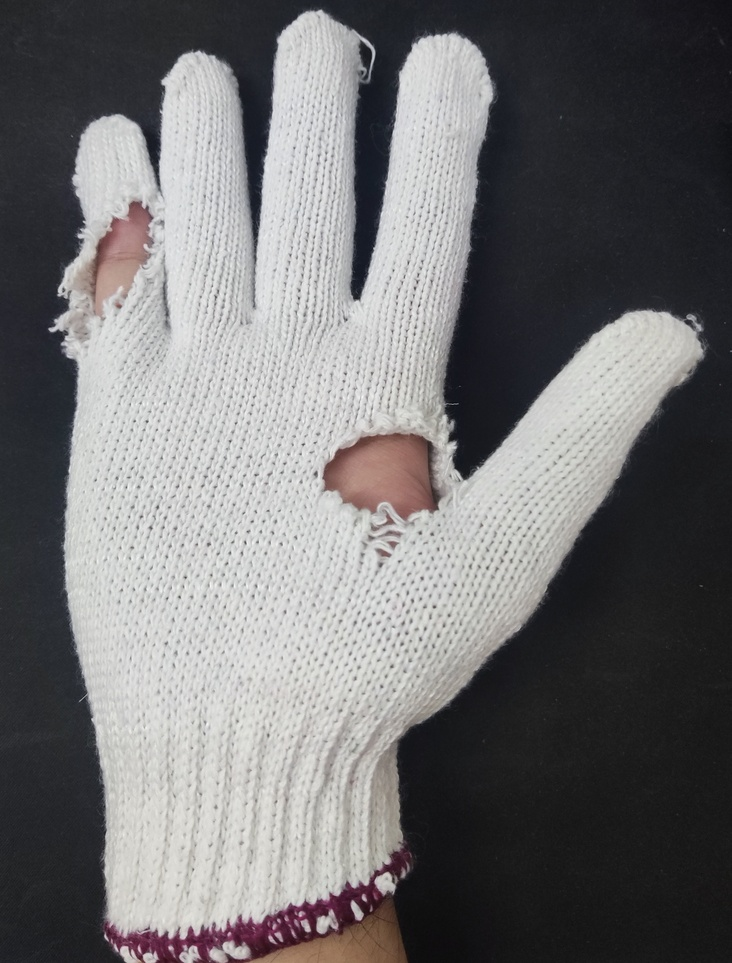
%> input picture Cotton/cotton_pic/Hole_3.jpg, 732 x 963 px, shrunk from 2250 x 2959 before the run
$ octave --eval "CottonStitchesDetector(imread('cotton_pic/Hole_3.jpg'));"   (GNU Octave 9; MATLAB toolbox functions it lacks are replaced by stand-ins)
%> lines starting %> are read from the running program, lines starting %| are printed output that depends on the picture; in (x1, y1, x2, y2) boxes, pixels count from 0 and x2, y2 are one past the last pixel; in counts of white or black regions, pixels touching at a corner belong together; the program's own positions count from 1
function CottonStitchesDetector(image)
    try
        gray_img = rgb2gray(image);
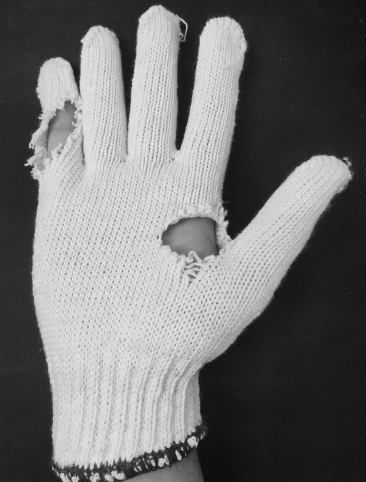
%> gray_img: size 963x732 uint8 (shown at 1/2 size); min 8, max 250, mean 113.6
        % Median filtering to remove noise
        filteredImg = medfilt2(gray_img);

        level = graythresh(filteredImg);
%> level = 0.459
        bwImg = imbinarize(filteredImg, level);
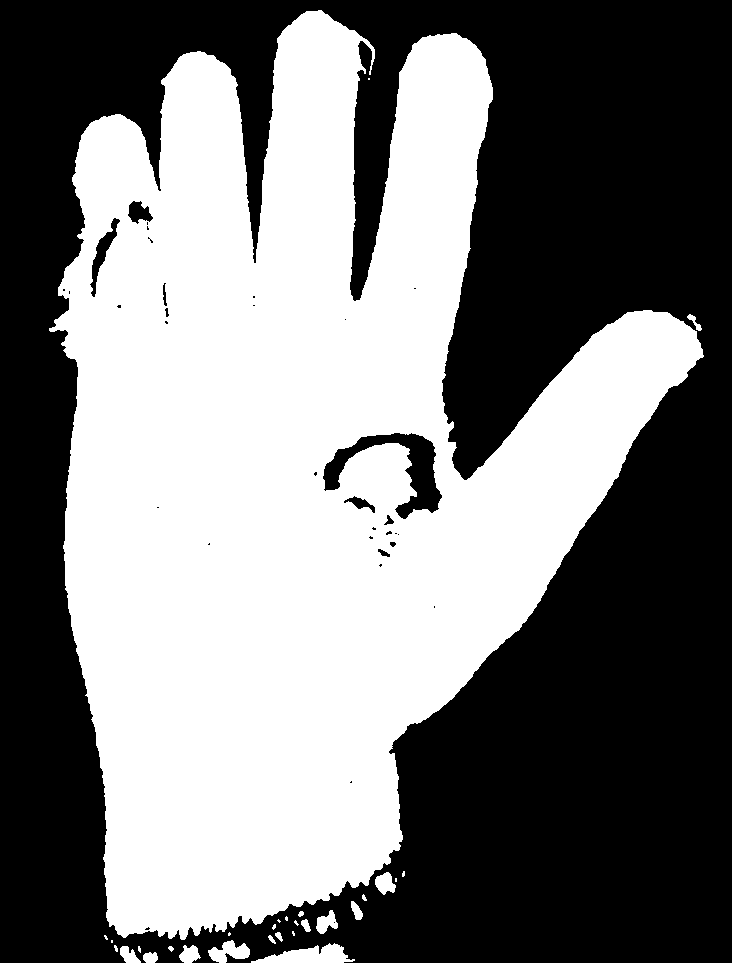
%> bwImg: size 963x732 logical; 48% white; 29 white regions (13 under 20 px), largest, box (x1, y1, x2, y2) and area: (49, 10, 704, 940) 335141, (251, 943, 355, 963) 1147, (208, 940, 250, 963) 557

        % Fill any holes in the binary image
        filledImg = imfill(bwImg, 'holes');
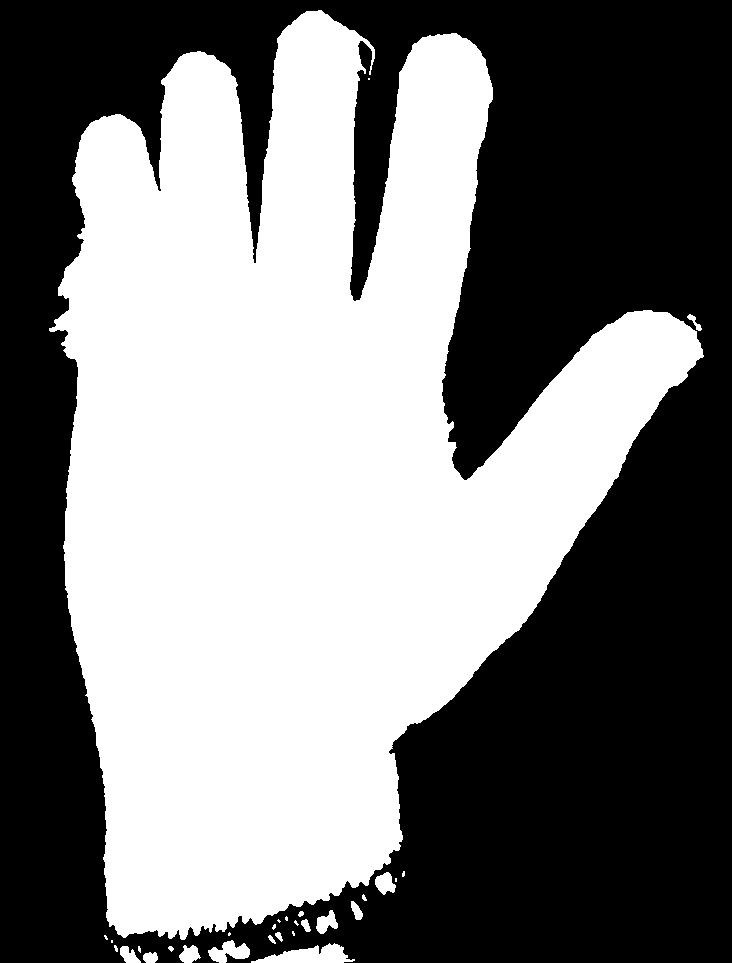
%> filledImg: size 963x732 logical; 48.7% white; 29 white regions (13 under 20 px), largest, box (x1, y1, x2, y2) and area: (49, 10, 704, 940) 339941, (251, 943, 355, 963) 1147, (208, 940, 250, 963) 557

        % Get the biggest object (Glove)
        S_filledMask = bwareafilt(filledImg, 1);
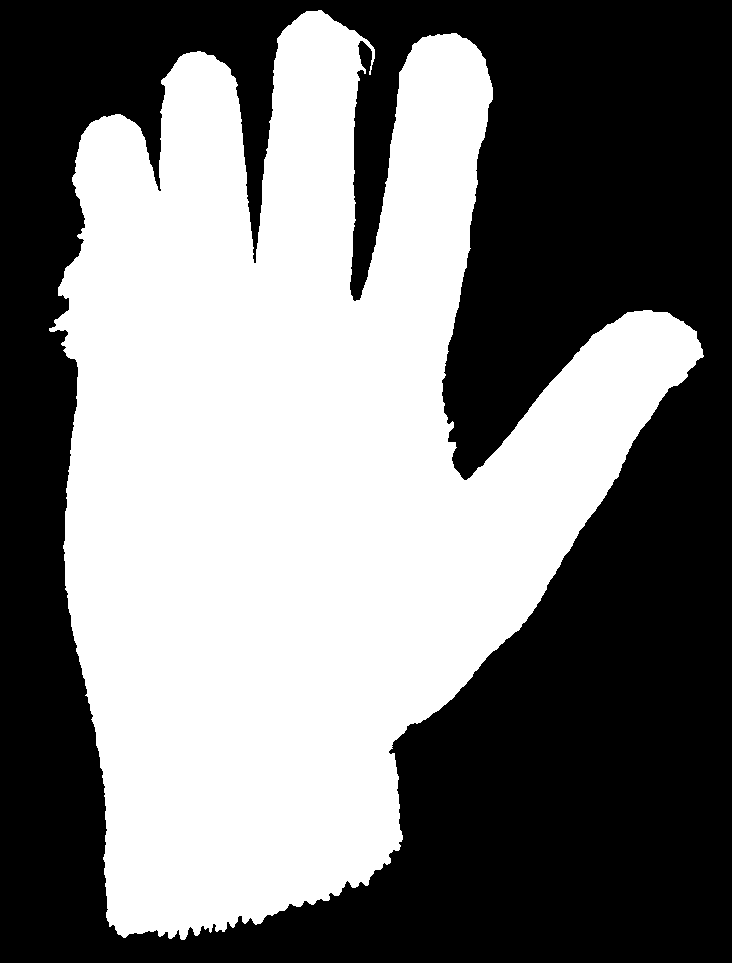
%> S_filledMask: size 963x732 logical; 48.2% white; 1 white region, box (x1, y1, x2, y2) and area: (49, 10, 704, 940) 339941

        nhood = ones(55); % Adjust size as needed
        open = strel(nhood);
        S_smoothMask = imopen(filledImg, open);
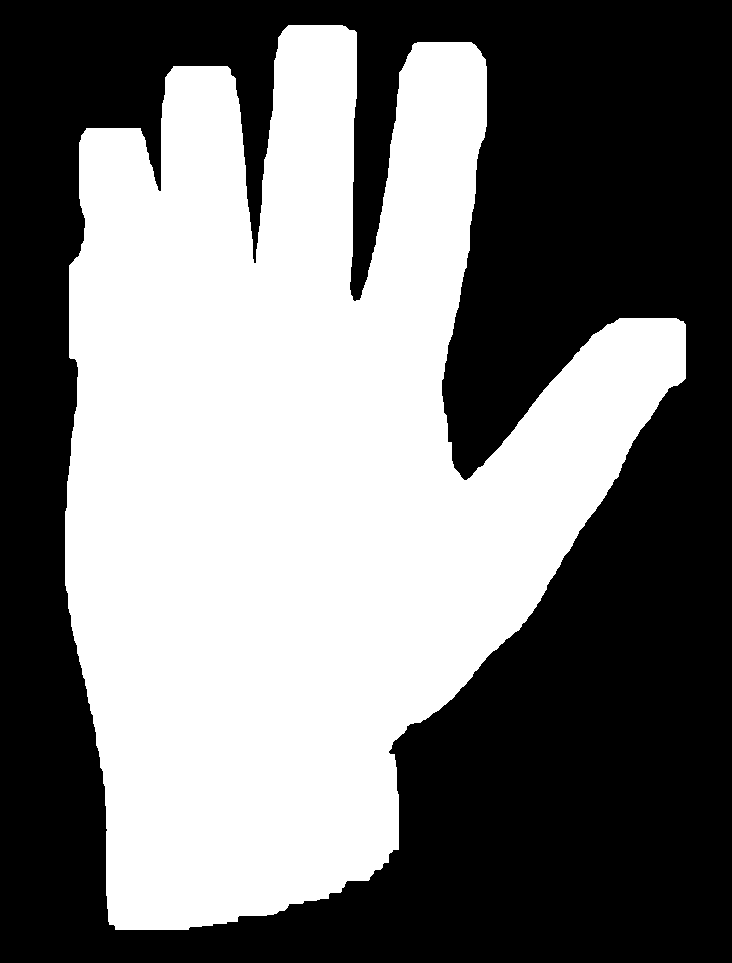
%> S_smoothMask: size 963x732 logical; 47.4% white; 1 white region, box (x1, y1, x2, y2) and area: (65, 25, 686, 930) 334418

        % Perform multiple iterations of morphological opening
        numIterations = 10; % Adjust as needed
        for i = 1:numIterations
            S_smoothMask = imopen(S_smoothMask, open);
        end

        stitch = imsubtract(S_filledMask, S_smoothMask);
%> stitch: size 963x732 double; values 0 (black) and 1 (white), 0.78% white; 95 white regions (62 under 20 px), largest, box (x1, y1, x2, y2) and area: (686, 325, 704, 378) 544, (174, 51, 227, 66) 531, (87, 114, 140, 128) 488
        stitch = im2bw(stitch);
        SE1 = strel('square', 2);
        stitch = imopen(stitch, SE1);
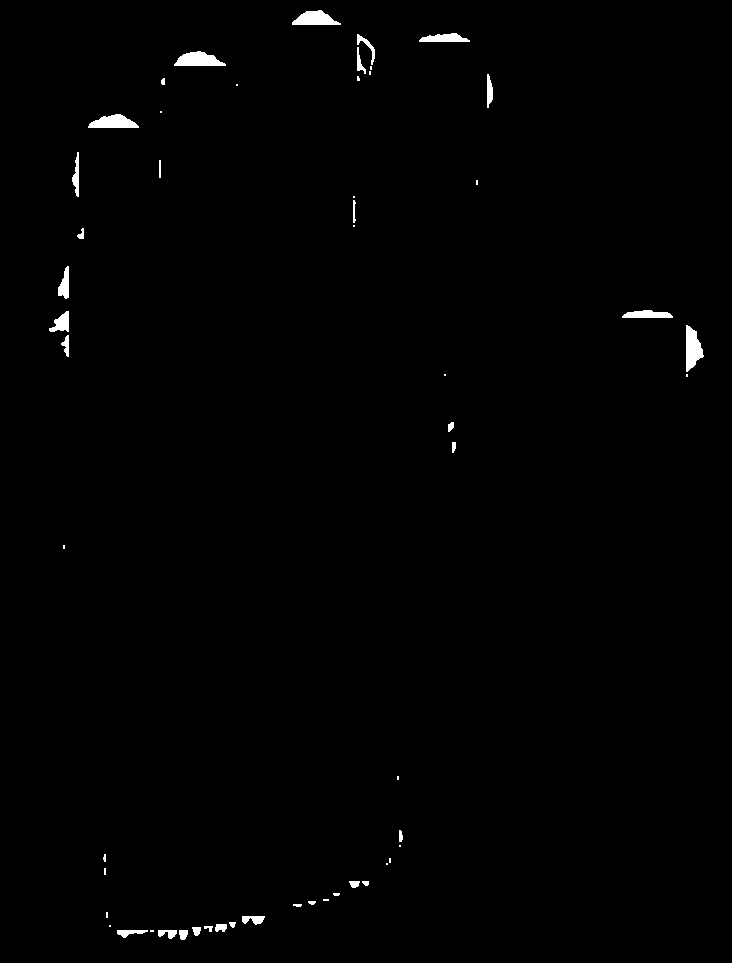
%> stitch: size 963x732 logical; 0.72% white; 54 white regions (22 under 20 px)
        save(fullfile(pwd, 'Cpic.mat'),'S_filledMask','S_smoothMask', 'stitch');

        % Find the connected components in the stitch mask
        stitch_cc = bwconncomp(stitch);
%> stitch_cc = 54 connected components

        % Calculate the properties of connected components
        stitch_props = regionprops(stitch_cc, 'BoundingBox', 'Area');
%> stitch_props = 54 regions; largest, box (x1, y1, x2, y2) and Area: (686, 325, 704, 372) 535, (174, 51, 226, 66) 530, (88, 114, 139, 128) 486, (292, 10, 341, 25) 483, (419, 33, 470, 42) 321

        % Threshold for minimum area of detected stitch (adjust as needed)
        min_stitch_area = 1000;

        % Filter out small stitches based on area threshold
        large_stitches = stitch_props([stitch_props.Area] > min_stitch_area);
%> large_stitches = 0 regions

        % Count the number of detected stitch defects
        num_defects = numel(large_stitches);
%> num_defects = 0

        % Save the count of defects to 'variables.mat' with full path
        save(fullfile(pwd, 'Cvariables.mat'), 'num_defects');
        % [12 lines of commented-out code are left out]
        save(fullfile(pwd, 'Cstitches.mat'), 'large_stitches');

    catch ME

    end
end

$ run again, on Cotton/cotton_pic/MissingFinger_2.jpg
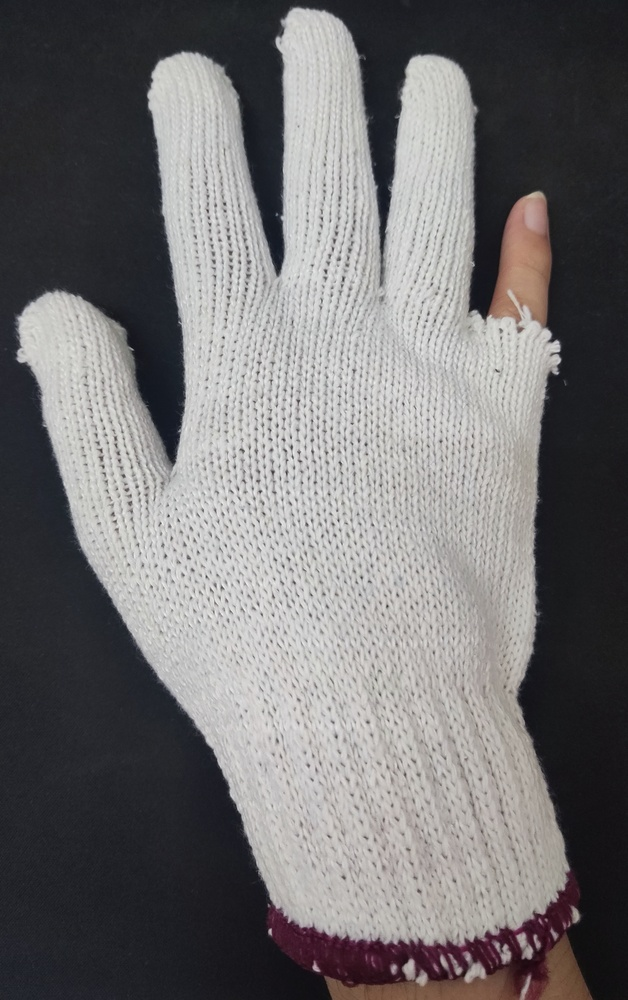
%> input picture Cotton/cotton_pic/MissingFinger_2.jpg, 628 x 1000 px, shrunk from 2250 x 3582 before the run
%> level = 0.435
%> in CottonStitchesDetector, `bwImg = imbinarize(filteredImg, level);`:
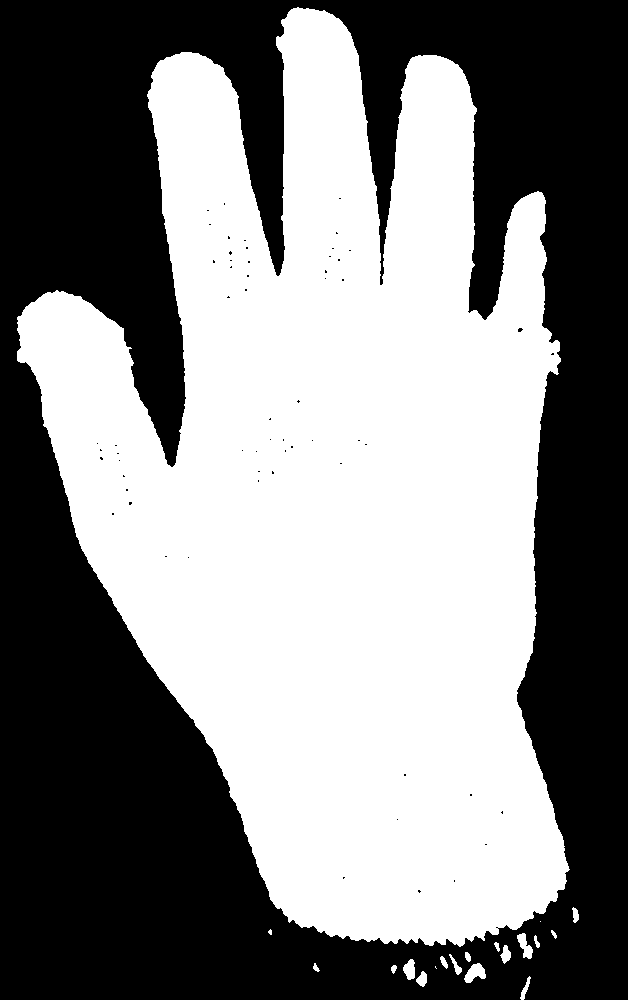
%> bwImg: size 1000x628 logical; 51.2% white; 61 black regions (60 under 20 px), largest, box (x1, y1, x2, y2) and area: (0, 0, 628, 1000) 306408
%> filledImg: size 1000x628 logical; 51.2% white; 1 black region, box (x1, y1, x2, y2) and area: (0, 0, 628, 1000) 306406
%> S_filledMask: size 1000x628 logical; 51% white; 1 black region, box (x1, y1, x2, y2) and area: (0, 0, 628, 1000) 307863
%> S_smoothMask: size 1000x628 logical; 49.5% white; 1 white region, box (x1, y1, x2, y2) and area: (25, 19, 562, 938) 310909
%> in CottonStitchesDetector, `stitch = imopen(stitch, SE1);`:
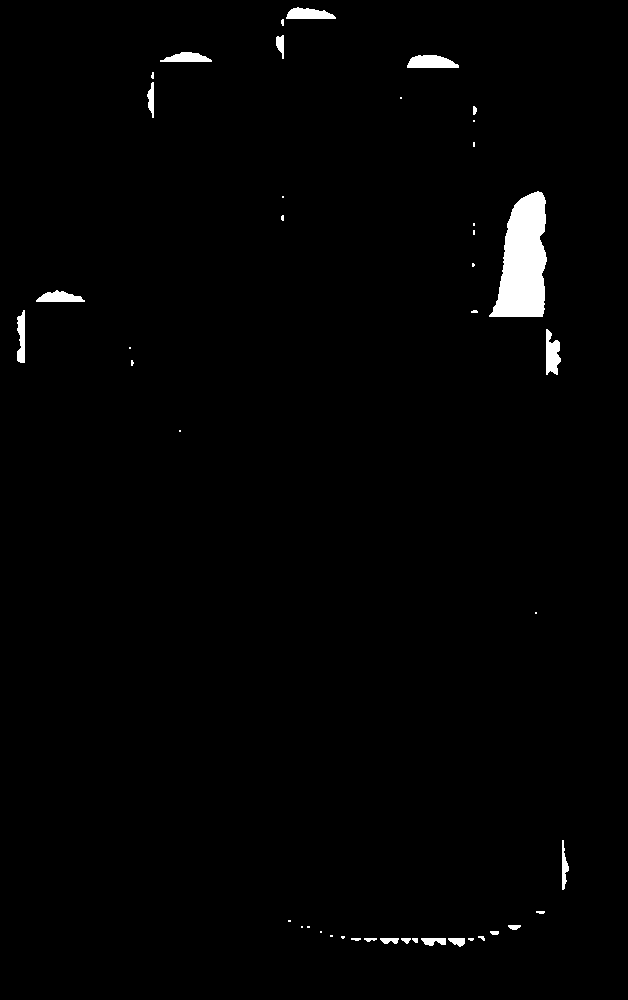
%> stitch: size 1000x628 logical; 1.4% white; 44 white regions (22 under 20 px)
%> stitch_cc = 44 connected components
%> stitch_props = 44 regions; largest, box (x1, y1, x2, y2) and Area: (489, 191, 547, 317) 4947, (407, 55, 459, 68) 533, (546, 329, 561, 375) 473, (286, 7, 336, 19) 430, (36, 290, 85, 302) 382
%> large_stitches = 1 region; box (x1, y1, x2, y2) and Area: (489, 191, 547, 317) 4947
%> num_defects = 1
